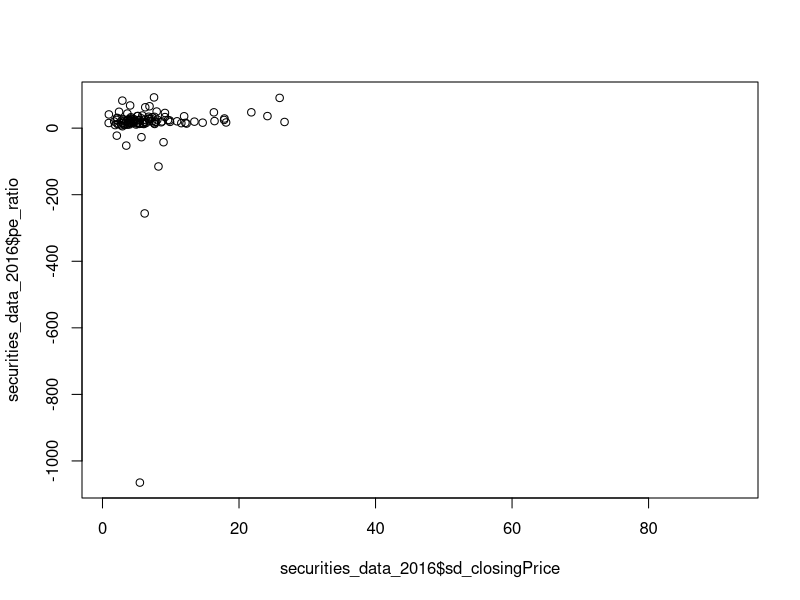
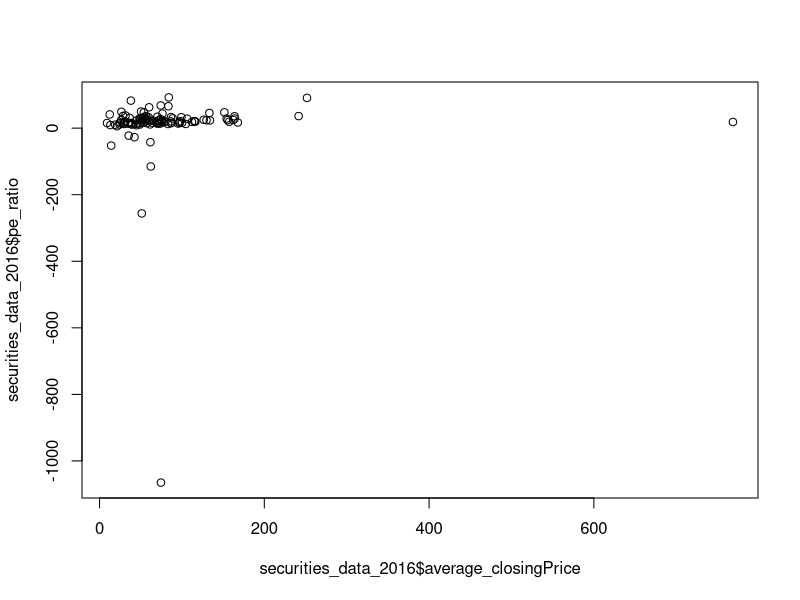
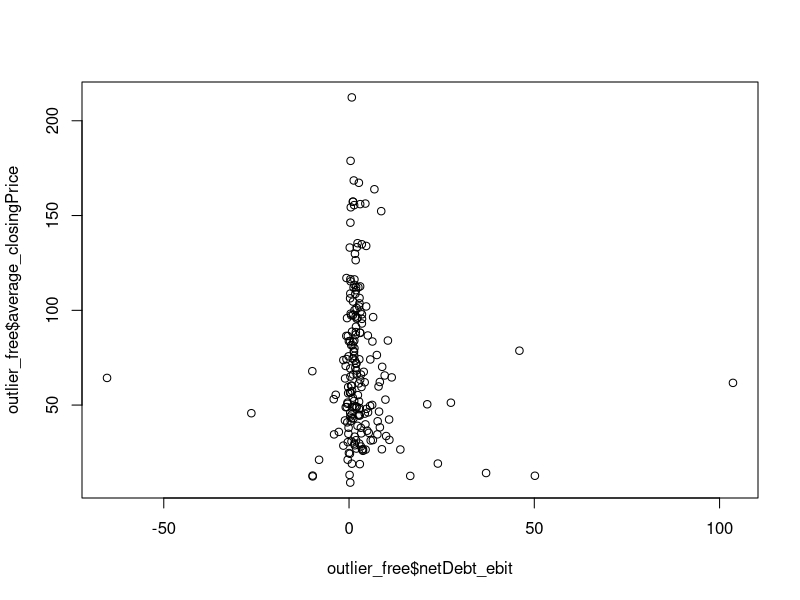

Here is the R script that generated these plots, in order: (Note: this script raises an error after producing the figures.)
## ---- chunk 1
# import libraries
library(tidyverse)
library(modelr)
library(MASS)

# import data
library(readr)
securities_data_2016 <- read_csv("data/securities_data_2016.csv")

## ---- chunk 2

glimpse(securities_data_2016)

## ---- chunk 3

summary(securities_data_2016)

## ---- chunk 4

plot(securities_data_2016$sd_closingPrice, securities_data_2016$pe_ratio)
plot(securities_data_2016$average_closingPrice, securities_data_2016$pe_ratio)

down_limit <- quantile(securities_data_2016$sd_closingPrice, 0.25) - 1.5*IQR(securities_data_2016$sd_closingPrice) 
up_limit <- quantile(securities_data_2016$sd_closingPrice, 0.75) + 1.5*IQR(securities_data_2016$sd_closingPrice) 

outlier_free <- securities_data_2016 %>% 
  filter( 
    sd_closingPrice > down_limit & sd_closingPrice < up_limit,
    roe < 1000      )

plot( outlier_free$netDebt_ebit, outlier_free$average_closingPrice )


## ---- chunk 5

models <- list(
  
  # individual models
  qr_model =  "sd_closingPrice ~ quickRatio" ,
  cr_model = "sd_closingPrice ~ currentRatio" ,
  roe_mocel = "sd_closingPrice ~ roe" ,
  ebit_model = "sd_closingPrice ~ EBIT" ,
  roa_model = "sd_closingPrice ~ roa",
  netDebt_model = "sd_closingPrice ~ netDebt_ebit",
  industry_model = "sd_closingPrice ~ industry" ,
  sizecap_model = "sd_closingPrice ~ size_cap" ,
  sum_model = "sd_closingPrice ~ quickRatio + currentRatio + roe + EBIT + roa + netDebt_ebit + industry + size_cap"
  
)

model_testing <- tibble(model = models) %>% 
  mutate(model_name = names(model)) %>% 
  mutate(model = map(model, as.formula)) %>% 
  mutate(
    fit = map(model, ~lm(., data = securities_data_2016), securities_data_2016 = securities_data_2016)
  ) %>% 
  mutate(
      r2 = map_dbl( fit, ~modelr::rsquare(., data = securities_data_2016) ),
      aic = map_dbl( fit, ~AIC(.) ),
      summary = map(fit, ~summary(.))
    ) %>% 
  arrange(aic)

## ---- chunk 6
## Step wise selection

## Anova


